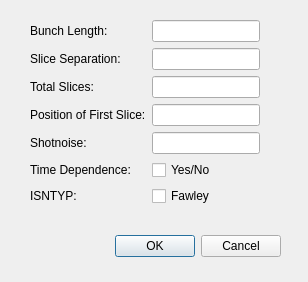
<?xml version="1.0" encoding="UTF-8"?>
<ui version="4.0">
 <class>Dialog</class>
 <widget class="QDialog" name="Dialog">
  <property name="geometry">
   <rect>
    <x>0</x>
    <y>0</y>
    <width>308</width>
    <height>282</height>
   </rect>
  </property>
  <property name="windowTitle">
   <string>Dialog</string>
  </property>
  <widget class="QDialogButtonBox" name="buttonBox">
   <property name="geometry">
    <rect>
     <x>70</x>
     <y>230</y>
     <width>211</width>
     <height>32</height>
    </rect>
   </property>
   <property name="orientation">
    <enum>Qt::Horizontal</enum>
   </property>
   <property name="standardButtons">
    <set>QDialogButtonBox::Cancel|QDialogButtonBox::Ok</set>
   </property>
  </widget>
  <widget class="QWidget" name="formLayoutWidget">
   <property name="geometry">
    <rect>
     <x>30</x>
     <y>20</y>
     <width>251</width>
     <height>201</height>
    </rect>
   </property>
   <layout class="QFormLayout" name="formLayout">
    <property name="fieldGrowthPolicy">
     <enum>QFormLayout::FieldsStayAtSizeHint</enum>
    </property>
    <item row="0" column="0">
     <widget class="QLabel" name="label_2">
      <property name="text">
       <string>Bunch Length:</string>
      </property>
     </widget>
    </item>
    <item row="0" column="1">
     <widget class="QLineEdit" name="curlen"/>
    </item>
    <item row="1" column="0">
     <widget class="QLabel" name="label_3">
      <property name="text">
       <string>Slice Separation:</string>
      </property>
     </widget>
    </item>
    <item row="1" column="1">
     <widget class="QLineEdit" name="zsep"/>
    </item>
    <item row="2" column="0">
     <widget class="QLabel" name="label_4">
      <property name="text">
       <string>Total Slices:</string>
      </property>
     </widget>
    </item>
    <item row="2" column="1">
     <widget class="QLineEdit" name="nslice"/>
    </item>
    <item row="3" column="0">
     <widget class="QLabel" name="label_5">
      <property name="text">
       <string>Position of First Slice:</string>
      </property>
     </widget>
    </item>
    <item row="3" column="1">
     <widget class="QLineEdit" name="ntail"/>
    </item>
    <item row="4" column="0">
     <widget class="QLabel" name="label_6">
      <property name="text">
       <string>Shotnoise:</string>
      </property>
     </widget>
    </item>
    <item row="4" column="1">
     <widget class="QLineEdit" name="shotnoise"/>
    </item>
    <item row="6" column="0">
     <widget class="QLabel" name="label_7">
      <property name="text">
       <string>ISNTYP:</string>
      </property>
     </widget>
    </item>
    <item row="5" column="0">
     <widget class="QLabel" name="label">
      <property name="text">
       <string>Time Dependence:</string>
      </property>
     </widget>
    </item>
    <item row="5" column="1">
     <widget class="QCheckBox" name="checkBox">
      <property name="text">
       <string>Yes/No</string>
      </property>
     </widget>
    </item>
    <item row="6" column="1">
     <widget class="QCheckBox" name="checkBox_2">
      <property name="text">
       <string>Fawley</string>
      </property>
     </widget>
    </item>
   </layout>
  </widget>
 </widget>
 <resources/>
 <connections>
  <connection>
   <sender>buttonBox</sender>
   <signal>accepted()</signal>
   <receiver>Dialog</receiver>
   <slot>accept()</slot>
   <hints>
    <hint type="sourcelabel">
     <x>248</x>
     <y>254</y>
    </hint>
    <hint type="destinationlabel">
     <x>157</x>
     <y>274</y>
    </hint>
   </hints>
  </connection>
  <connection>
   <sender>buttonBox</sender>
   <signal>rejected()</signal>
   <receiver>Dialog</receiver>
   <slot>reject()</slot>
   <hints>
    <hint type="sourcelabel">
     <x>316</x>
     <y>260</y>
    </hint>
    <hint type="destinationlabel">
     <x>286</x>
     <y>274</y>
    </hint>
   </hints>
  </connection>
 </connections>
</ui>
